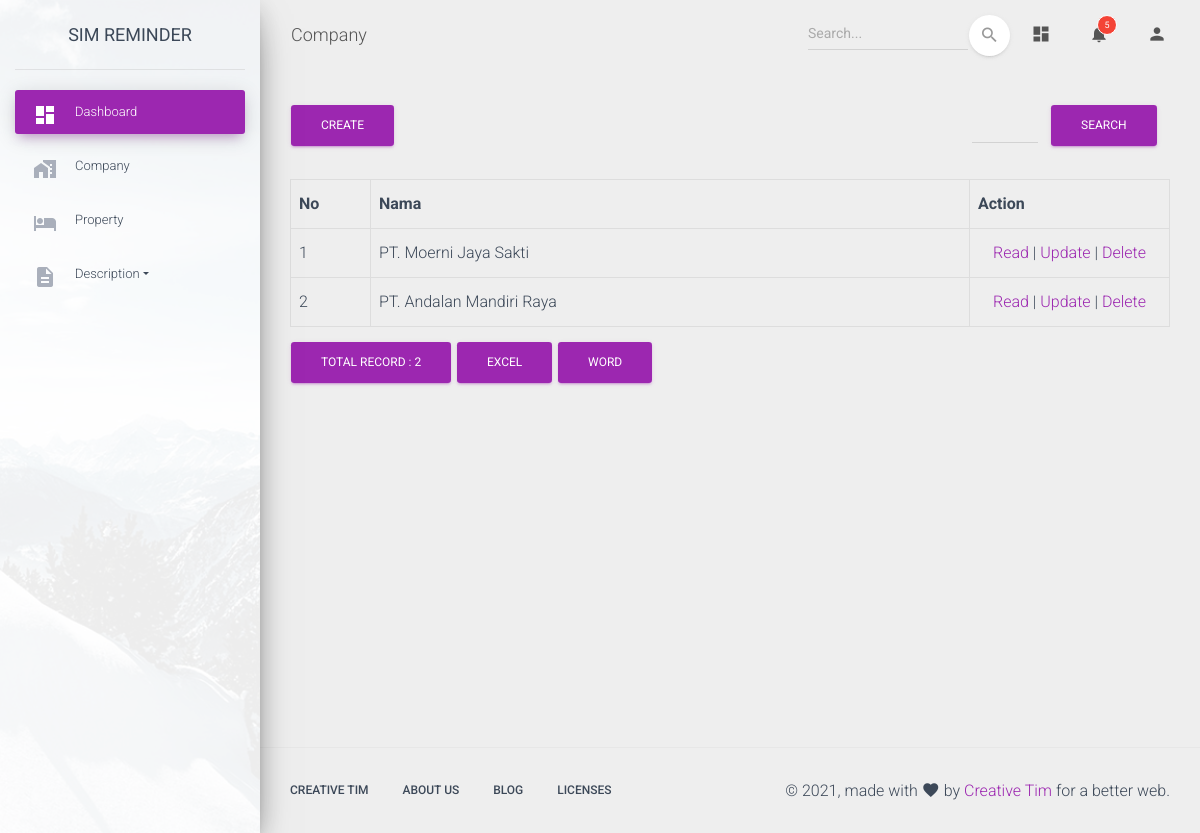
The page /_01_company on the database its author committed.
### tables this page shows
CREATE TABLE `t01_company` (
  `idcompany` int(11) NOT NULL,
  `Nama` varchar(100) NOT NULL,
  `created_at` timestamp NOT NULL DEFAULT current_timestamp(),
  `updated_at` timestamp NOT NULL DEFAULT current_timestamp() ON UPDATE current_timestamp()
);

### application/modules/_01_company/controllers/_01_company.php (called while the page is built, shortened)
<?php
class _01_company extends CI_Controller
{
    function __construct()
    {
        $this->load->model('_01_company_model');
        $this->load->library('form_validation');
    }
    public function index()
    {
        $q = urldecode($this->input->get('q', TRUE));
        $start = intval($this->input->get('start'));
        if ($q <> '') {
            $config['base_url'] = base_url() . '_01_company/index.html?q=' . urlencode($q);
            $config['first_url'] = base_url() . '_01_company/index.html?q=' . urlencode($q);
        } else {
            $config['base_url'] = base_url() . '_01_company/index.html';
            $config['first_url'] = base_url() . '_01_company/index.html';
        }
        $config['per_page'] = 10;
        $config['page_query_string'] = TRUE;
        $config['total_rows'] = $this->_01_company_model->total_rows($q);
        $_01_company = $this->_01_company_model->get_limit_data($config['per_page'], $start, $q);
        $this->load->library('pagination');
        $this->pagination->initialize($config);
        $data = array(
            '_01_company_data' => $_01_company,
            'q' => $q,
            'pagination' => $this->pagination->create_links(),
            'total_rows' => $config['total_rows'],
            'start' => $start,
        );
        $data['_view']    = '_01_company/t01_company_list';
        $data['_caption'] = 'Company';
        $this->load->view('_00_dashboard/_layout', $data);
    }
}

### index.php (called while the page is built, shortened)
<?php
require_once BASEPATH.'core/CodeIgniter.php';

### application/config/config.php (called while the page is built, shortened)
<?php
$config['base_url'] = 'http://localhost/reminder/';
$config['index_page'] = '';
$config['uri_protocol']	= 'REQUEST_URI';
$config['url_suffix'] = '';
$config['language']	= 'english';
$config['charset'] = 'UTF-8';
$config['enable_hooks'] = FALSE;
$config['subclass_prefix'] = 'MY_';
$config['composer_autoload'] = FALSE;
$config['permitted_uri_chars'] = 'a-z 0-9~%.:_\-';
$config['enable_query_strings'] = FALSE;
$config['controller_trigger'] = 'c';
$config['function_trigger'] = 'm';
$config['directory_trigger'] = 'd';
$config['allow_get_array'] = TRUE;
$config['log_threshold'] = 0;
$config['log_path'] = '';
$config['log_file_extension'] = '';
$config['log_file_permissions'] = 0644;
$config['log_date_format'] = 'Y-m-d H:i:s';
$config['error_views_path'] = '';
$config['cache_path'] = '';
$config['cache_query_string'] = FALSE;
$config['encryption_key'] = '';
$config['sess_driver'] = 'files';
$config['sess_cookie_name'] = 'ci_session';
$config['sess_expiration'] = 7200;
$config['sess_save_path'] = NULL;
$config['sess_match_ip'] = FALSE;
$config['sess_time_to_update'] = 300;
$config['sess_regenerate_destroy'] = FALSE;
$config['cookie_prefix']	= '';
$config['cookie_domain']	= '';
$config['cookie_path']		= '/';
$config['cookie_secure']	= FALSE;
$config['cookie_httponly'] 	= FALSE;
$config['standardize_newlines'] = FALSE;
$config['global_xss_filtering'] = FALSE;
$config['csrf_protection'] = FALSE;
$config['csrf_token_name'] = 'csrf_test_name';
$config['csrf_cookie_name'] = 'csrf_cookie_name';
$config['csrf_expire'] = 7200;
$config['csrf_regenerate'] = TRUE;
$config['csrf_exclude_uris'] = array();
$config['compress_output'] = FALSE;
$config['time_reference'] = 'local';
$config['rewrite_short_tags'] = FALSE;
$config['proxy_ips'] = '';

### application/modules/_01_company/models/_01_company_model.php (called while the page is built, shortened)
<?php
class _01_company_model extends CI_Model
{
    public $table = 't01_company';
    public $id = 'idcompany';
    public $order = 'DESC';
    function total_rows($q = NULL) {
        $this->db->like('idcompany', $q);
	$this->db->or_like('Nama', $q);
	$this->db->or_like('created_at', $q);
	$this->db->or_like('updated_at', $q);
	$this->db->from($this->table);
        return $this->db->count_all_results();
    }
    function get_limit_data($limit, $start = 0, $q = NULL) {
        $this->db->order_by($this->id, $this->order);
        $this->db->like('idcompany', $q);
	$this->db->or_like('Nama', $q);
	$this->db->or_like('created_at', $q);
	$this->db->or_like('updated_at', $q);
	$this->db->limit($limit, $start);
        return $this->db->get($this->table)->result();
    }
}

### application/modules/_01_company/views/t01_company_list.php (the view, shortened to what this page needs)
      <div class="row" style="margin-bottom: 10px">
          <div class="col-md-4">
              <?php echo anchor(site_url('_01_company/create'),'Create', 'class="btn btn-primary"'); ?>
          </div>
          <div class="col-md-4 text-center">
          </div>
          <div class="col-md-1 text-right">
          </div>
          <div class="col-md-3 text-right">
              <form action="<?php echo site_url('_01_company/index'); ?>" class="form-inline" method="get">
                  <div class="input-group">
                      <input type="text" class="form-control" name="q" value="<?php echo $q; ?>">
                      <span class="input-group-btn">
                        <button class="btn btn-primary" type="submit">Search</button>
                      </span>
                  </div>
              </form>
          </div>
      </div>
      <table class="table table-bordered" style="margin-bottom: 10px">
          <tr>
              <th>No</th>
<th>Nama</th>
<th>Action</th>
          </tr><?php
          foreach ($_01_company_data as $_01_company)
          {
              ?>
              <tr>
	<td width="80px"><?php echo ++$start ?></td>
	<td><?php echo $_01_company->Nama ?></td>
	<td style="text-align:center" width="200px">
		<?php
		echo anchor(site_url('_01_company/read/'.$_01_company->idcompany),'Read');
		echo ' | ';
		echo anchor(site_url('_01_company/update/'.$_01_company->idcompany),'Update');
		echo ' | ';
		echo anchor(site_url('_01_company/delete/'.$_01_company->idcompany),'Delete','onclick="javasciprt: return confirm(\'Are You Sure ?\')"');
		?>
	</td>
</tr>
              <?php
          }
          ?>
      </table>
      <div class="row">
          <div class="col-md-6">
              <a href="#" class="btn btn-primary">Total Record : <?php echo $total_rows ?></a>
<?php echo anchor(site_url('_01_company/excel'), 'Excel', 'class="btn btn-primary"'); ?>
<?php echo anchor(site_url('_01_company/word'), 'Word', 'class="btn btn-primary"'); ?>
   </div>
          <div class="col-md-6 text-right">
          </div>
      </div>

### application/third_party/MX/Loader.php (shortened to what this page needs)
<?php (defined('BASEPATH')) OR exit('No direct script access allowed');
class MX_Loader extends CI_Loader
{
	protected $_module;
	public $_ci_cached_vars = array();
	public function initialize($controller = NULL)
	{
		$this->_module = CI::$APP->router->fetch_module();
	}
	public function model($model, $object_name = NULL, $connect = FALSE)
	{
		if (is_array($model)) return $this->models($model);
		($_alias = $object_name) OR $_alias = basename($model);
		list($path, $_model) = Modules::find(strtolower($model), $this->_module, 'models/');
		if ($path == FALSE)
		{
			parent::model($model, $object_name, $connect);
		}
		else
		{
			CI::$APP->$_alias = new $model();
		}
		return $this;
	}
	public function models($models)
	{
		return $this;
	}
	public function view($view, $vars = array(), $return = FALSE)
	{
		list($path, $_view) = Modules::find($view, $this->_module, 'views/');
		if ($path != FALSE)
		{
			$this->_ci_view_paths = array($path => TRUE) + $this->_ci_view_paths;
			$view = $_view;
		}
		if (method_exists($this, '_ci_object_to_array'))
		{
				return $this->_ci_load(array('_ci_view' => $view, '_ci_vars' => $this->_ci_object_to_array($vars), '_ci_return' => $return));
		} else {
				return $this->_ci_load(array('_ci_view' => $view, '_ci_vars' => $this->_ci_prepare_view_vars($vars), '_ci_return' => $return));
		}
	}
	public function _ci_load($_ci_data)
	{
		extract($_ci_data);
		if (isset($_ci_view))
		{
			$_ci_path = '';
			$_ci_file = (pathinfo($_ci_view, PATHINFO_EXTENSION)) ? $_ci_view : $_ci_view.EXT;
			foreach ($this->_ci_view_paths as $path => $cascade)
			{
				if (file_exists($view = $path.$_ci_file))
				{
					$_ci_path = $view;
					break;
				}
			}
		}
		elseif (isset($_ci_path))
		{
			$_ci_file = basename($_ci_path);
			if( ! file_exists($_ci_path)) $_ci_path = '';
		}
		if (isset($_ci_vars))
			$this->_ci_cached_vars = array_merge($this->_ci_cached_vars, (array) $_ci_vars);
		extract($this->_ci_cached_vars);
		if ((bool) @ini_get('short_open_tag') === FALSE && CI::$APP->config->item('rewrite_short_tags') == TRUE)
		{
			echo eval('?>'.preg_replace("/;*\s*\?>/", "; ?>", str_replace('<?=', '<?php echo ', file_get_contents($_ci_path))));
		}
		else
		{
			include($_ci_path);
		}
	}
}

### application/modules/_00_dashboard/views/_layout.php (shortened to what this page needs)
<!DOCTYPE html>
<html lang="en">
<head>
  <link rel="stylesheet" href="https://maxcdn.bootstrapcdn.com/font-awesome/latest/css/font-awesome.min.css">
  <link href="<?php echo base_url(); ?>assets/material/assets/css/material-dashboard.css?v=2.1.2" rel="stylesheet" />
  <link href="<?php echo base_url(); ?>assets/material/assets/demo/demo.css" rel="stylesheet" />
</head>
<body class="">
  <div class="wrapper ">
    <div class="sidebar" data-color="purple" data-background-color="white" data-image="<?php echo base_url(); ?>assets/material/assets/img/sidebar-1.jpg">
    <div class="logo">
        <a href="#" class="simple-text logo-normal">SIM Reminder</a>
    </div>
    <div class="sidebar-wrapper">
        <ul class="nav">
          <li class="nav-item active  ">
            <a class="nav-link" href="<?php echo site_url(); ?>">
              <i class="material-icons">dashboard</i>
              Dashboard
            </a>
          </li>
          <li class="nav-item ">
            <a class="nav-link" href="<?php echo site_url('_01_company'); ?>">
              <i class="material-icons">maps_home_work</i>
              Company
            </a>
          </li>
          <li class="nav-item">
            <a class="nav-link" href="<?php echo site_url('_05_property'); ?>">
              <i class="material-icons">hotel</i>
              Property
            </a>
          </li>
          <li class="nav-item dropdown">
            <a class="nav-link dropdown-toggle" data-toggle="dropdown" href="javascript:;" role="button" aria-haspopup="true" aria-expanded="false"><i class="material-icons">description</i>Description</a>
          </li>
        </ul>
      </div>
    </div>
    <div class="main-panel">
      <nav class="navbar navbar-expand-lg navbar-transparent navbar-absolute fixed-top ">
        <div class="container-fluid">
          <div class="navbar-wrapper">
            <a class="navbar-brand" href="javascript:;"><?php echo $_caption; ?></a>
          </div>
          <div class="collapse navbar-collapse justify-content-end">
            <form class="navbar-form">
              <div class="input-group no-border">
                <input type="text" value="" class="form-control" placeholder="Search...">
                <button type="submit" class="btn btn-white btn-round btn-just-icon">
                  <i class="material-icons">search</i>
                  <div class="ripple-container"></div>
                </button>
              </div>
            </form>
            <ul class="navbar-nav">
              <li class="nav-item">
                <a class="nav-link" href="javascript:;">
                  <i class="material-icons">dashboard</i>
                </a>
              </li>
              <li class="nav-item dropdown">
                <a class="nav-link" href="http://example.com" id="navbarDropdownMenuLink" data-toggle="dropdown" aria-haspopup="true" aria-expanded="false">
                  <i class="material-icons">notifications</i>
                  <span class="notification">5</span>
                </a>
              </li>
              <li class="nav-item dropdown">
                <a class="nav-link" href="javascript:;" id="navbarDropdownProfile" data-toggle="dropdown" aria-haspopup="true" aria-expanded="false">
                  <i class="material-icons">person</i>
                </a>
              </li>
            </ul>
          </div>
        </div>
      </nav>
    <div class="content">
        <div class="container-fluid">
            <?php $this->load->view($_view); ?>
        </div>
    </div>
      <footer class="footer">
        <div class="container-fluid">
          <nav class="float-left">
            <ul>
              <li>
                <a href="https://www.creative-tim.com">
                  Creative Tim
                </a>
              </li>
              <li>
                <a href="https://creative-tim.com/presentation">
                  About Us
                </a>
              </li>
              <li>
                <a href="http://blog.creative-tim.com">
                  Blog
                </a>
              </li>
              <li>
                <a href="https://www.creative-tim.com/license">
                  Licenses
                </a>
              </li>
            </ul>
          </nav>
          <div class="copyright float-right">
            &copy;
            , made with <i class="material-icons">favorite</i> by
            <a href="https://www.creative-tim.com" target="_blank">Creative Tim</a> for a better web.
          </div>
        </div>
      </footer>
    </div>
  </div>
</body>
</html>

### rows shown on the page
t01_company: Nama "PT. Moerni Jaya Sakti", idcompany "Read", idcompany "Update", idcompany "Delete"
t01_company: Nama "PT. Andalan Mandiri Raya", idcompany "Read", idcompany "Update", idcompany "Delete"

### other values the page prints
$_caption "Company"
$total_rows "2"
